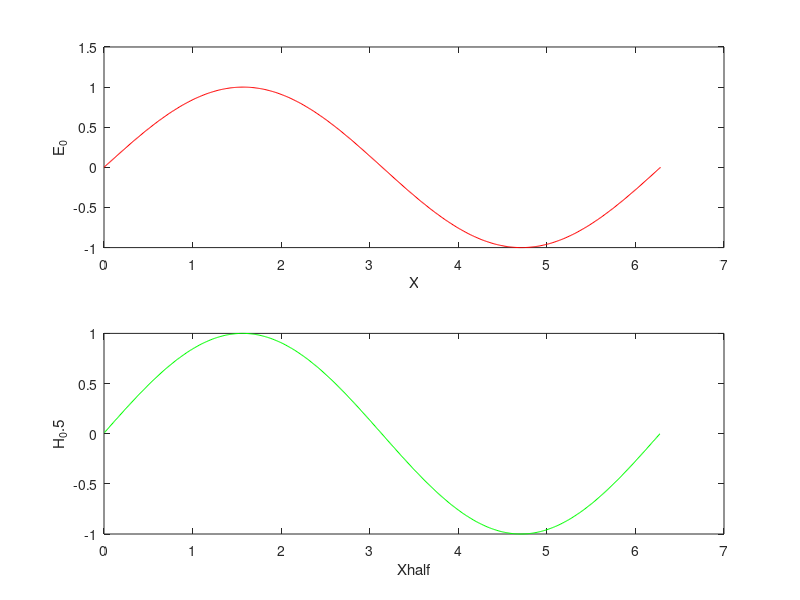

MATLAB code to generate this figure:
%=============================================================
 % Code: Electromagnetic Pulse Propagation in a Free Space
    %% Author: Vrushali Bokil 
%=============================================================


tic


% =========Discretization parameters=======

% time interval is [0,T]
T = 20.0*pi; 
% Spatial interval is [0, 2.0*pi]
X0 = 0.0; 
X1 = 2.0*pi;
cfl = 1; 
% cfl = 0.5


M = [8 16 32 64 128 256 512];
Err = 0*M;
for l = 1:length(M)
  h = (X1-X0)/M(l);
  M0h = X0:h:X1; % primary grid for electric field
  Mhalfh = X0+0.5*h:h:X1-0.5*h; % staggered (dual) grid-magnetic field 
                                               
  deltat = cfl*h; 
  Nsteps = floor(T/deltat);
  Ldeltat = T-Nsteps*deltat;

%==========Initial Conditions=============

 % E = sin(M0h);
 E = sin(M0h) + (10^(-9)) * cos((M(l)/2) * M0h);
 H = sin(Mhalfh+0.5*deltat);


%========plot Initial Profile===============
figure(1)
subplot(2,1,1)
plot(M0h,E,'r')
xlabel('X')
ylabel('E_0')
subplot(2,1,2)
plot(Mhalfh,H,'g')
xlabel('Xhalf')
ylabel('H_0.5')


% Define Error to be zero initially 
AbsError = 0.0;

% To test accuracy we can use different norms. The energy norm is defined as
%         EnergyNorm(t) = int_X0^X1 (|E(t,x)|^2 +|H(t,x)|^2) dx; 
% the energy norm is the spatial integral of the sum of squares of E and
% H. This is a function of time t. We will use a discrete version of this
% norm. 

% Main Body of Code Update the Maxwell Curl Equations

for Timestep = 1:Nsteps
  
   % Update E
   E(2:end-1)=E(2:end-1)+(deltat/(h))*(H(2:end)-H(1:end-1)); 
    
   %Periodic BC
   % Update E
   E(1)= E(1)+(deltat/h)*(H(1)-H(end));
   E(end)=E(1);

   % Update H
   H(1:end)=H(1:end)+(deltat/(h))*(E(2:end)-E(1:end-1));

end
 %Exact Solutions
  Exact = sin(M0h+Nsteps*deltat);
  Hxact = sin(Mhalfh+(Nsteps+0.5)*deltat);
  
  %compute error 
  Err(l) = sqrt(h)*(norm(E-Exact,2))

 % figure(2)
 % subplot(2,1,1)  
 % plot(M0h,E,'b',M0h,Exact,'r--')
 % xlabel('X')
 % ylabel('E or H')
 % subplot(2,1,2)
 % plot(Mhalfh,H,'k',Mhalfh,Hxact,'g--')
   % 
   % figure;
   %  plot(log2(M), log2(Err), '-o', 'LineWidth', 2);
   %  hold on;
   %  % %legend('Numerical Error', 'Reference Line');
   %  xlabel('M)');
   %  ylabel('Error');
   %  title('Error Convergence of Yee Scheme with perturbation');
   %  % grid on;
end
%compute ratios of errors
Ratios = Err(1:6)./Err(2:7)
%compute rate of convergence
Rate = log2(Ratios)

toc

